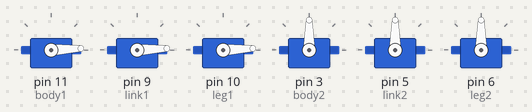
The sketch below on a simulated Arduino Uno, built with avr-gcc and run on an emulated ATmega328P. Shown: 6 × servo.

Above: at 0.05 s.
At 0.65 s:
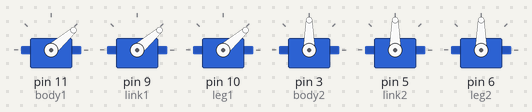
At 1.25 s:
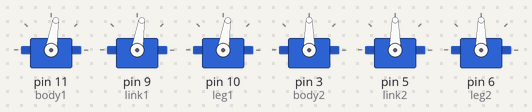
At 1.9 s:
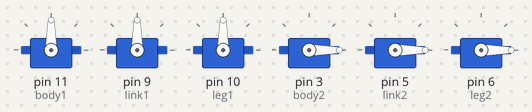
At 2.45 s:
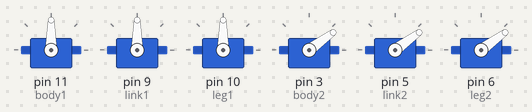
At 4.9 s:
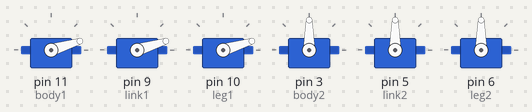
Timing chart, 0 to 8.0 s (numbered marks = the images above):
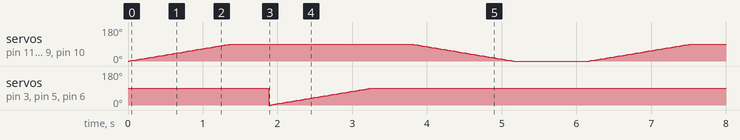

The sketch:

legmoving.ino
```cpp
#include <Servo.h>

Servo body1,link1,leg1,body2,link2,leg2;

int pos = 0;

void setup() {
  body1.attach(11);
  link1.attach(9);
  leg1.attach(10);
  body2.attach(3);
  link2.attach(5);
  leg2.attach(6);
}

void loop() {
  for (pos = 0; pos <= 90; pos += 1) {
    body1.write(pos);
    link1.write(pos);
    leg1.write(pos);
   delay(15);
  }delay(500);

   for (pos = 0; pos <= 90; pos += 1) {
     body2.write(pos);
     link2.write(pos);
     leg2.write(pos);
     delay(15);
  }delay(500);

  for (pos = 90; pos >= 0; pos -= 1) {
    body1.write(pos);
    link1.write(pos);
    leg1.write(pos);
    delay(15);
  }delay(500);

    for (pos = 90; pos <= 0; pos -= 1) {
    body2.write(pos);
    link2.write(pos);
    leg2.write(pos);
   delay(15);
  }delay(500);
}
```

Measured:
- by itself, servo on pin 3 (body2), servo on pin 5 (link2), servo on pin 6 (leg2): ramps from 0° to 90° and jumps back, once every 6.2 s
